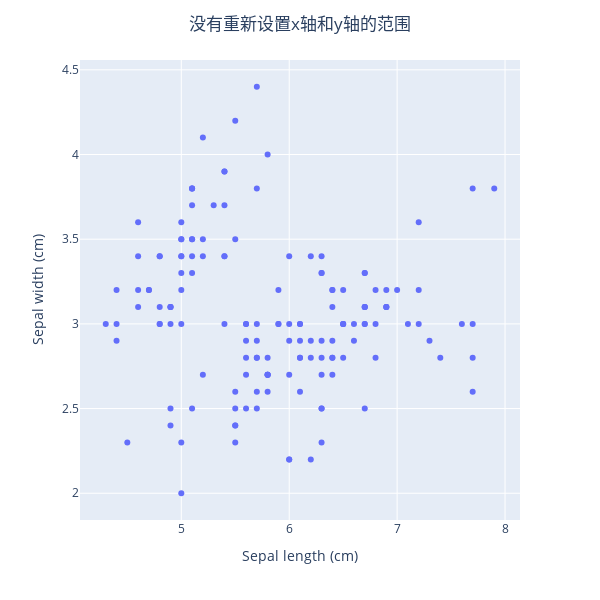

Here is the notebook cell this chart was saved with:
### Code cell
fig = px.scatter(iris_df, x="sepal_length", y="sepal_width", 
                 width = 600, height = 600,
                 labels={"sepal_length": "Sepal length (cm)",
                         "sepal_width":  "Sepal width (cm)"})
# 下面为图像添加标题，并居中显示
fig.update_layout(title="没有重新设置x轴和y轴的范围",title_x=0.5) # 可见默认就自动调整了x轴和y轴的范围
fig.show()

### Figure 1 — Plotly figure (JSON) as saved in the notebook; plotly's stock layout.template omitted (floating-point values rounded to 4 significant figures; data arrays with more than 128 entries replaced by an {"elided": "..."} marker saying what was removed)
{"data": [{"hovertemplate": "Sepal length (cm)=%{x}<br>Sepal width (cm)=%{y}<extra></extra>", "legendgroup": "", "marker": {"color": "#636efa", "symbol": "circle"}, "mode": "markers", "name": "", "orientation": "v", "showlegend": false, "x": {"elided": "150 float values"}, "xaxis": "x", "y": {"elided": "150 float values"}, "yaxis": "y", "type": "scatter"}], "layout": {"xaxis": {"anchor": "y", "domain": [0.0, 1.0], "title": {"text": "Sepal length (cm)"}}, "yaxis": {"anchor": "x", "domain": [0.0, 1.0], "title": {"text": "Sepal width (cm)"}}, "legend": {"tracegroupgap": 0}, "margin": {"t": 60}, "height": 600, "width": 600, "title": {"text": "没有重新设置x轴和y轴的范围", "x": 0.5}}}
